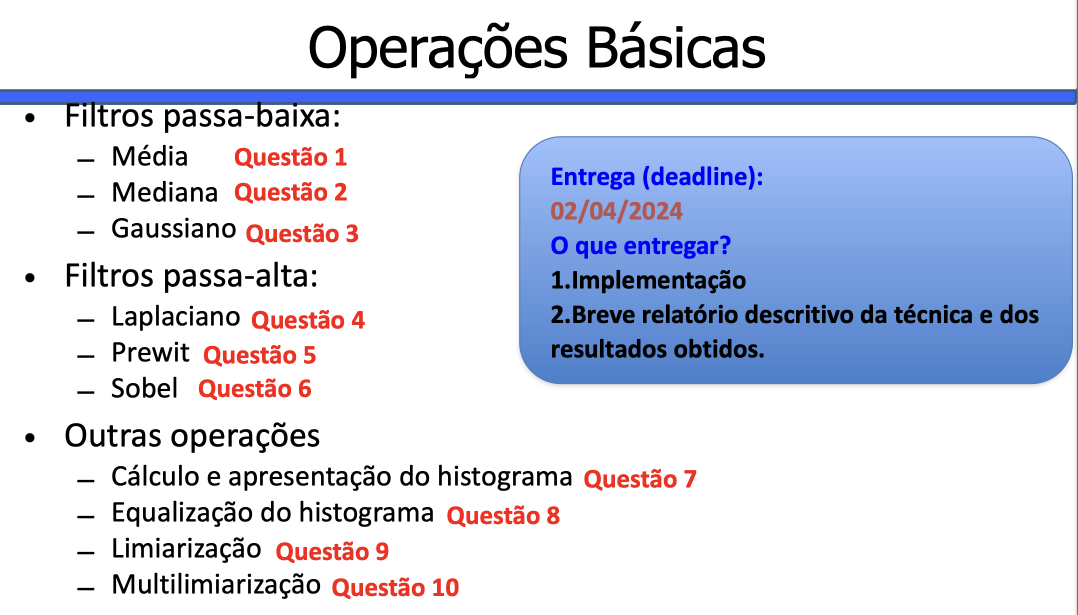
#> input picture trabalho.png, 2156 x 1230 px, found by its file name (shown at 1/2 size)
$ python transformadas.py
#> lines starting #> are read from the running program, lines starting #| are printed output that depends on the picture
import cv2
import numpy as np
from matplotlib import pyplot as plt

def translacao(imagem, tx, ty, height, width):
    rows, cols = imagem.shape
    img_trans = np.zeros((height, width), dtype = np.uint8)

    for i in range(rows):
        for j in range(cols):
            if 0 <= i + ty < height and 0 <= j + tx < width:
                img_trans[i + ty, j + tx] = imagem[i, j]

    return img_trans

def rotacao(img, angle, height, width):

    rows, cols = img.shape
    img_rot = np.zeros((height, width), dtype=np.uint8)
    center_x, center_y = cols / 2, rows / 2

    for i in range(rows):
        for j in range(cols):
            x = int((j - center_x) * np.cos(np.radians(angle)) - (i - center_y) * np.sin(np.radians(angle)) + center_x)
            y = int((j - center_x) * np.sin(np.radians(angle)) + (i - center_y) * np.cos(np.radians(angle)) + center_y)

            if 0 <= y < rows and 0 <= x < cols:
                img_rot[i, j] = img[y, x]

    return img_rot

def escala(img, fx, fy):

    rows, cols = img.shape
    height, width = int(rows * fy), int(cols * fx)
    img_scaled = np.zeros((height, width), dtype=np.uint8)

    for i in range(height):
        for j in range(width):
            x = int(j / fx)
            y = int(i / fy)

            if 0 <= y < rows and 0 <= x < cols:
                img_scaled[i, j] = img[y, x]

    return img_scaled

# Carregando a imagem
src = cv2.imread('trabalho.png', 0)
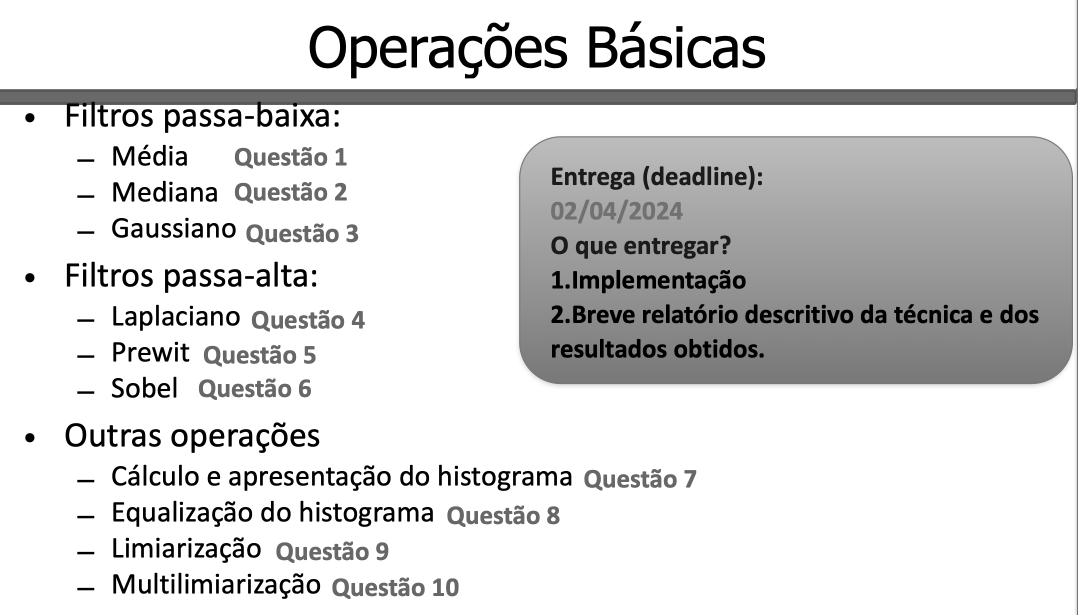
#> src: shape (1230, 2156) (shown at 1/2 size); min 0, max 255, mean 216.1

# Aplicando as transformações utilizando as funções criadas
trans = translacao(src, 100, 50, 288, 288)
#> after the loop in translacao, `for i in range(rows):`:
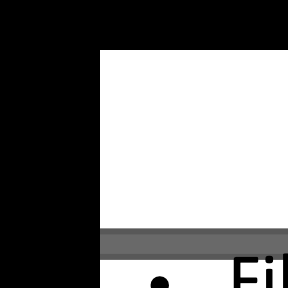
#> img_trans: shape (288, 288); min 0, max 255, mean 123.8
#rot = rotacao(src, 90, 288, 288)
esc = escala(src, 2, 2)

# Mostrando as imagens
plt.subplot(131), plt.imshow(trans, cmap='gray'), plt.title('Translação')
#plt.subplot(132), plt.imshow(rot, cmap='gray'), plt.title('Rotação')
plt.subplot(133), plt.imshow(esc, cmap='gray'), plt.title('Escala')

plt.show()
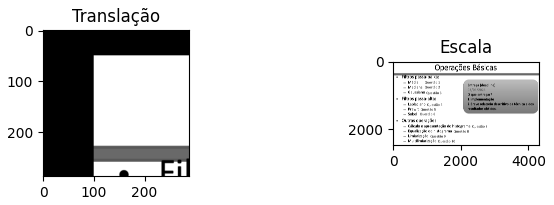
#> figure drawn by matplotlib, 2 panels
